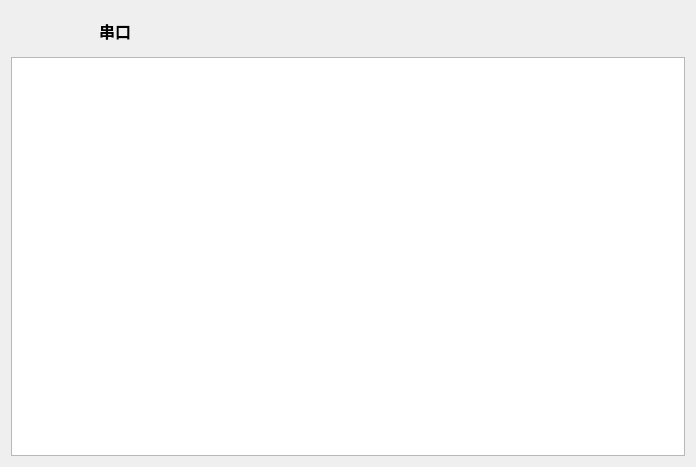
<?xml version="1.0" encoding="UTF-8"?>
<ui version="4.0">
 <class>MysqlForm</class>
 <widget class="QWidget" name="MysqlForm">
  <property name="geometry">
   <rect>
    <x>0</x>
    <y>0</y>
    <width>696</width>
    <height>467</height>
   </rect>
  </property>
  <property name="windowTitle">
   <string>Form</string>
  </property>
  <layout class="QGridLayout" name="gridLayout">
   <item row="1" column="4">
    <spacer name="horizontalSpacer_2">
     <property name="orientation">
      <enum>Qt::Horizontal</enum>
     </property>
     <property name="sizeHint" stdset="0">
      <size>
       <width>40</width>
       <height>20</height>
      </size>
     </property>
    </spacer>
   </item>
   <item row="1" column="2">
    <widget class="QPushButton" name="btn_fliter">
     <property name="minimumSize">
      <size>
       <width>70</width>
       <height>40</height>
      </size>
     </property>
     <property name="font">
      <font>
       <pointsize>9</pointsize>
      </font>
     </property>
     <property name="text">
      <string/>
     </property>
     <property name="icon">
      <iconset resource="source.qrc">
       <normaloff>:/image/images/uart.png</normaloff>:/image/images/uart.png</iconset>
     </property>
     <property name="iconSize">
      <size>
       <width>60</width>
       <height>40</height>
      </size>
     </property>
     <property name="flat">
      <bool>true</bool>
     </property>
    </widget>
   </item>
   <item row="2" column="0" colspan="6">
    <widget class="QTableWidget" name="tableWidget"/>
   </item>
   <item row="1" column="3">
    <widget class="QLabel" name="label_type">
     <property name="font">
      <font>
       <pointsize>12</pointsize>
       <weight>75</weight>
       <bold>true</bold>
      </font>
     </property>
     <property name="text">
      <string>串口</string>
     </property>
     <property name="alignment">
      <set>Qt::AlignCenter</set>
     </property>
    </widget>
   </item>
  </layout>
 </widget>
 <resources>
  <include location="source.qrc"/>
 </resources>
 <connections/>
</ui>
